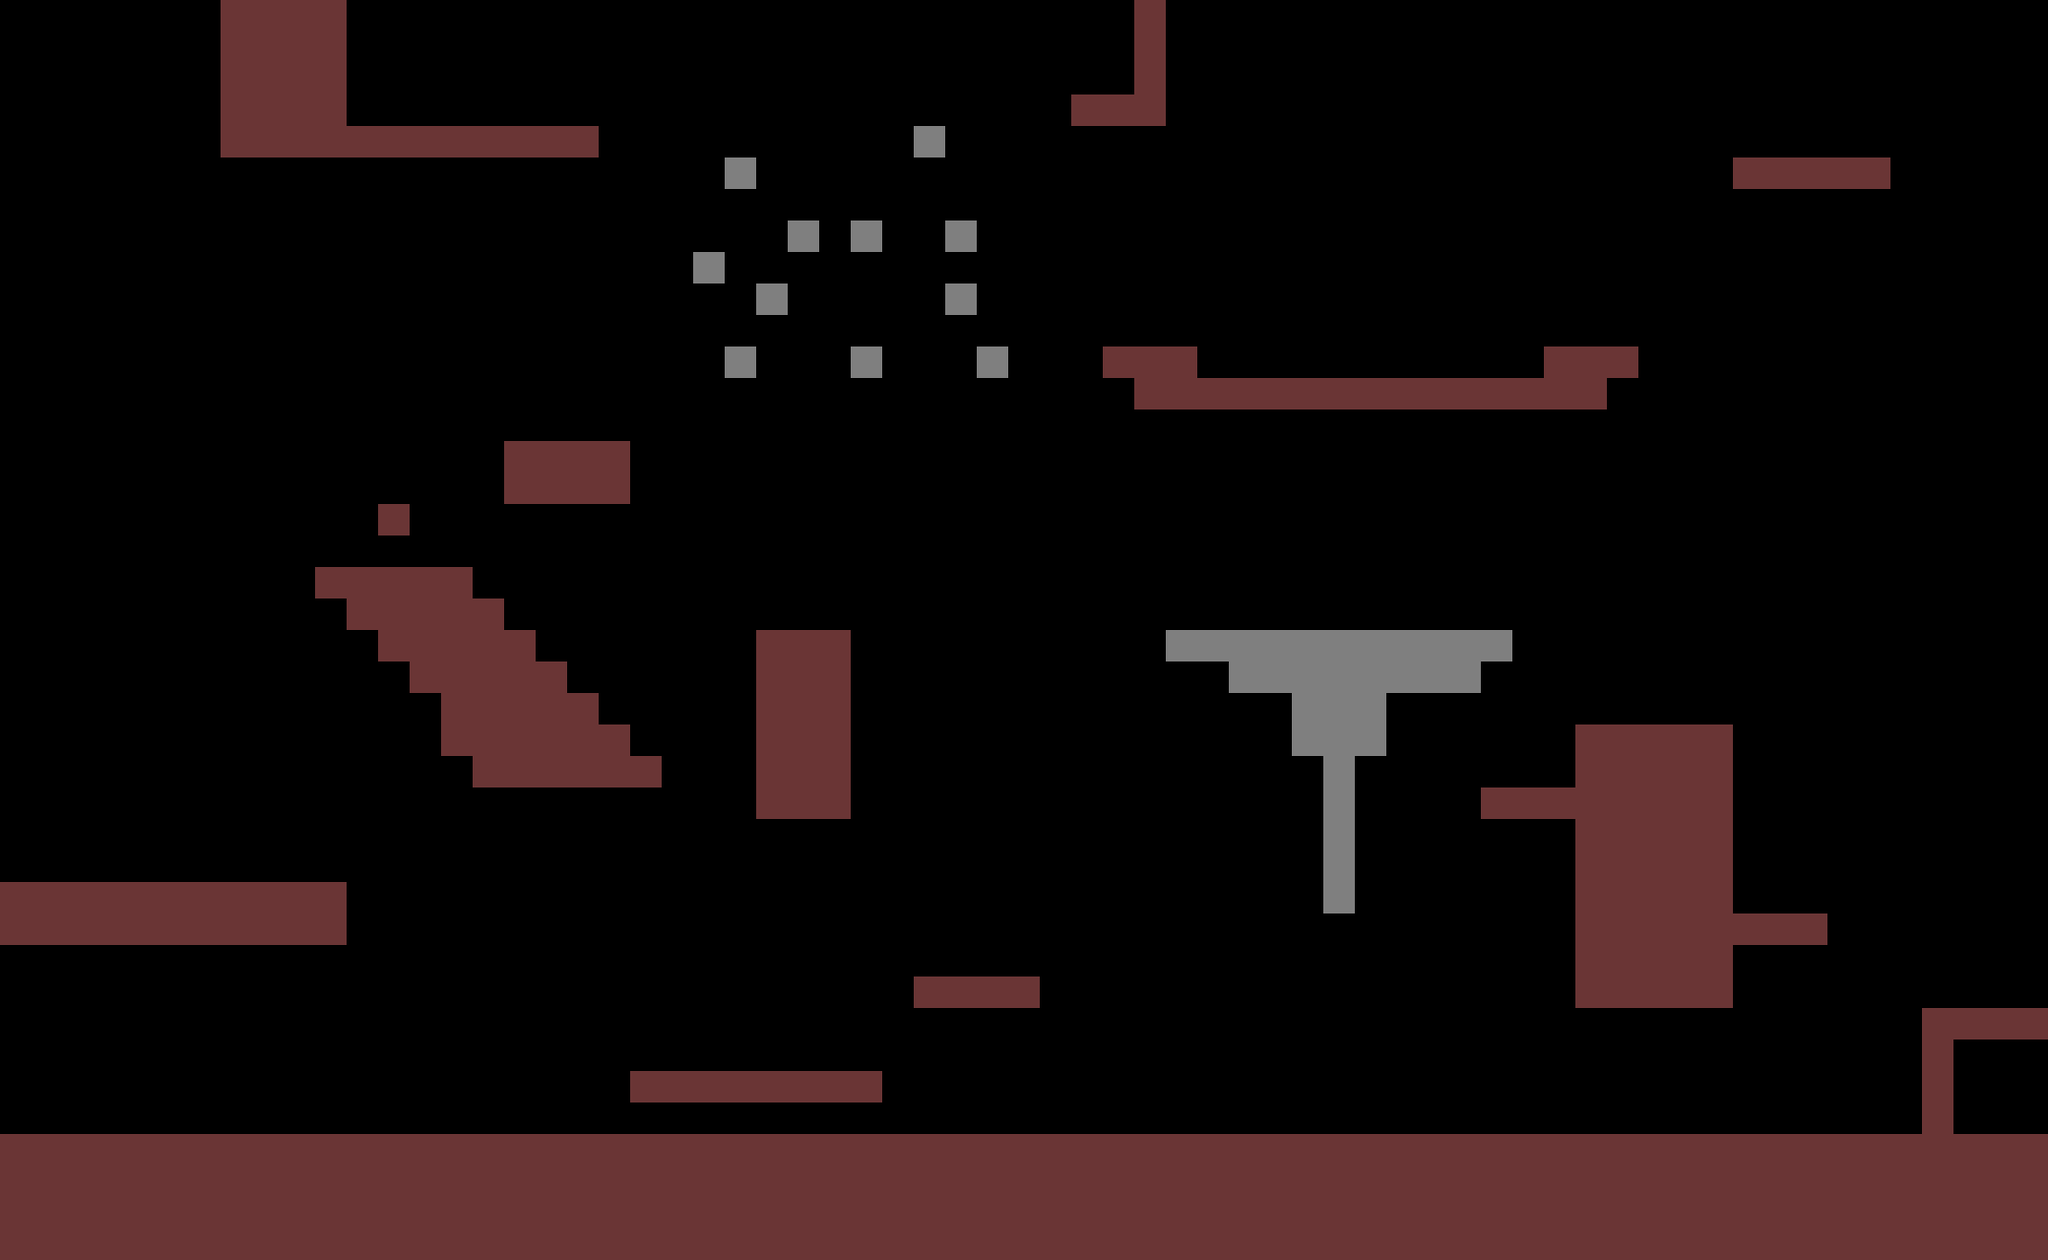

Rendered tile map (Tiled .tmx) drawn with the repository's tilesets; below, a short description and the full map source, tile grids included:
An orthogonal 65x40 tile map with 32x32 px tiles, 1 tile layer (World).

<map version="1.2" tiledversion="1.2.1" orientation="orthogonal" renderorder="right-down" width="65" height="40" tilewidth="32" tileheight="32" infinite="0" nextlayerid="2" nextobjectid="1">
 <tileset firstgid="1" name="world_tails" tilewidth="32" tileheight="32" tilecount="2" columns="2">
  <image source="world_tails.png" width="64" height="32" />
  <tile id="0">
   <properties>
    <property name="collides" type="bool" value="true" />
   </properties>
  </tile>
  <tile id="1">
   <properties>
    <property name="collides" type="bool" value="true" />
   </properties>
  </tile>
 </tileset>
 <layer id="1" name="World" width="65" height="40">
  <data encoding="csv">
0,0,0,0,0,0,0,1,1,1,1,0,0,0,0,0,0,0,0,0,0,0,0,0,0,0,0,0,0,0,0,0,0,0,0,0,1,0,0,0,0,0,0,0,0,0,0,0,0,0,0,0,0,0,0,0,0,0,0,0,0,0,0,0,0,
0,0,0,0,0,0,0,1,1,1,1,0,0,0,0,0,0,0,0,0,0,0,0,0,0,0,0,0,0,0,0,0,0,0,0,0,1,0,0,0,0,0,0,0,0,0,0,0,0,0,0,0,0,0,0,0,0,0,0,0,0,0,0,0,0,
0,0,0,0,0,0,0,1,1,1,1,0,0,0,0,0,0,0,0,0,0,0,0,0,0,0,0,0,0,0,0,0,0,0,0,0,1,0,0,0,0,0,0,0,0,0,0,0,0,0,0,0,0,0,0,0,0,0,0,0,0,0,0,0,0,
0,0,0,0,0,0,0,1,1,1,1,0,0,0,0,0,0,0,0,0,0,0,0,0,0,0,0,0,0,0,0,0,0,0,1,1,1,0,0,0,0,0,0,0,0,0,0,0,0,0,0,0,0,0,0,0,0,0,0,0,0,0,0,0,0,
0,0,0,0,0,0,0,1,1,1,1,1,1,1,1,1,1,1,1,0,0,0,0,0,0,0,0,0,0,2,0,0,0,0,0,0,0,0,0,0,0,0,0,0,0,0,0,0,0,0,0,0,0,0,0,0,0,0,0,0,0,0,0,0,0,
0,0,0,0,0,0,0,0,0,0,0,0,0,0,0,0,0,0,0,0,0,0,0,2,0,0,0,0,0,0,0,0,0,0,0,0,0,0,0,0,0,0,0,0,0,0,0,0,0,0,0,0,0,0,0,1,1,1,1,1,0,0,0,0,0,
0,0,0,0,0,0,0,0,0,0,0,0,0,0,0,0,0,0,0,0,0,0,0,0,0,0,0,0,0,0,0,0,0,0,0,0,0,0,0,0,0,0,0,0,0,0,0,0,0,0,0,0,0,0,0,0,0,0,0,0,0,0,0,0,0,
0,0,0,0,0,0,0,0,0,0,0,0,0,0,0,0,0,0,0,0,0,0,0,0,0,2,0,2,0,0,2,0,0,0,0,0,0,0,0,0,0,0,0,0,0,0,0,0,0,0,0,0,0,0,0,0,0,0,0,0,0,0,0,0,0,
0,0,0,0,0,0,0,0,0,0,0,0,0,0,0,0,0,0,0,0,0,0,2,0,0,0,0,0,0,0,0,0,0,0,0,0,0,0,0,0,0,0,0,0,0,0,0,0,0,0,0,0,0,0,0,0,0,0,0,0,0,0,0,0,0,
0,0,0,0,0,0,0,0,0,0,0,0,0,0,0,0,0,0,0,0,0,0,0,0,2,0,0,0,0,0,2,0,0,0,0,0,0,0,0,0,0,0,0,0,0,0,0,0,0,0,0,0,0,0,0,0,0,0,0,0,0,0,0,0,0,
0,0,0,0,0,0,0,0,0,0,0,0,0,0,0,0,0,0,0,0,0,0,0,0,0,0,0,0,0,0,0,0,0,0,0,0,0,0,0,0,0,0,0,0,0,0,0,0,0,0,0,0,0,0,0,0,0,0,0,0,0,0,0,0,0,
0,0,0,0,0,0,0,0,0,0,0,0,0,0,0,0,0,0,0,0,0,0,0,2,0,0,0,2,0,0,0,2,0,0,0,1,1,1,0,0,0,0,0,0,0,0,0,0,0,1,1,1,0,0,0,0,0,0,0,0,0,0,0,0,0,
0,0,0,0,0,0,0,0,0,0,0,0,0,0,0,0,0,0,0,0,0,0,0,0,0,0,0,0,0,0,0,0,0,0,0,0,1,1,1,1,1,1,1,1,1,1,1,1,1,1,1,0,0,0,0,0,0,0,0,0,0,0,0,0,0,
0,0,0,0,0,0,0,0,0,0,0,0,0,0,0,0,0,0,0,0,0,0,0,0,0,0,0,0,0,0,0,0,0,0,0,0,0,0,0,0,0,0,0,0,0,0,0,0,0,0,0,0,0,0,0,0,0,0,0,0,0,0,0,0,0,
0,0,0,0,0,0,0,0,0,0,0,0,0,0,0,0,1,1,1,1,0,0,0,0,0,0,0,0,0,0,0,0,0,0,0,0,0,0,0,0,0,0,0,0,0,0,0,0,0,0,0,0,0,0,0,0,0,0,0,0,0,0,0,0,0,
0,0,0,0,0,0,0,0,0,0,0,0,0,0,0,0,1,1,1,1,0,0,0,0,0,0,0,0,0,0,0,0,0,0,0,0,0,0,0,0,0,0,0,0,0,0,0,0,0,0,0,0,0,0,0,0,0,0,0,0,0,0,0,0,0,
0,0,0,0,0,0,0,0,0,0,0,0,1,0,0,0,0,0,0,0,0,0,0,0,0,0,0,0,0,0,0,0,0,0,0,0,0,0,0,0,0,0,0,0,0,0,0,0,0,0,0,0,0,0,0,0,0,0,0,0,0,0,0,0,0,
0,0,0,0,0,0,0,0,0,0,0,0,0,0,0,0,0,0,0,0,0,0,0,0,0,0,0,0,0,0,0,0,0,0,0,0,0,0,0,0,0,0,0,0,0,0,0,0,0,0,0,0,0,0,0,0,0,0,0,0,0,0,0,0,0,
0,0,0,0,0,0,0,0,0,0,1,1,1,1,1,0,0,0,0,0,0,0,0,0,0,0,0,0,0,0,0,0,0,0,0,0,0,0,0,0,0,0,0,0,0,0,0,0,0,0,0,0,0,0,0,0,0,0,0,0,0,0,0,0,0,
0,0,0,0,0,0,0,0,0,0,0,1,1,1,1,1,0,0,0,0,0,0,0,0,0,0,0,0,0,0,0,0,0,0,0,0,0,0,0,0,0,0,0,0,0,0,0,0,0,0,0,0,0,0,0,0,0,0,0,0,0,0,0,0,0,
0,0,0,0,0,0,0,0,0,0,0,0,1,1,1,1,1,0,0,0,0,0,0,0,1,1,1,0,0,0,0,0,0,0,0,0,0,2,2,2,2,2,2,2,2,2,2,2,0,0,0,0,0,0,0,0,0,0,0,0,0,0,0,0,0,
0,0,0,0,0,0,0,0,0,0,0,0,0,1,1,1,1,1,0,0,0,0,0,0,1,1,1,0,0,0,0,0,0,0,0,0,0,0,0,2,2,2,2,2,2,2,2,0,0,0,0,0,0,0,0,0,0,0,0,0,0,0,0,0,0,
0,0,0,0,0,0,0,0,0,0,0,0,0,0,1,1,1,1,1,0,0,0,0,0,1,1,1,0,0,0,0,0,0,0,0,0,0,0,0,0,0,2,2,2,0,0,0,0,0,0,0,0,0,0,0,0,0,0,0,0,0,0,0,0,0,
0,0,0,0,0,0,0,0,0,0,0,0,0,0,1,1,1,1,1,1,0,0,0,0,1,1,1,0,0,0,0,0,0,0,0,0,0,0,0,0,0,2,2,2,0,0,0,0,0,0,1,1,1,1,1,0,0,0,0,0,0,0,0,0,0,
0,0,0,0,0,0,0,0,0,0,0,0,0,0,0,1,1,1,1,1,1,0,0,0,1,1,1,0,0,0,0,0,0,0,0,0,0,0,0,0,0,0,2,0,0,0,0,0,0,0,1,1,1,1,1,0,0,0,0,0,0,0,0,0,0,
0,0,0,0,0,0,0,0,0,0,0,0,0,0,0,0,0,0,0,0,0,0,0,0,1,1,1,0,0,0,0,0,0,0,0,0,0,0,0,0,0,0,2,0,0,0,0,1,1,1,1,1,1,1,1,0,0,0,0,0,0,0,0,0,0,
0,0,0,0,0,0,0,0,0,0,0,0,0,0,0,0,0,0,0,0,0,0,0,0,0,0,0,0,0,0,0,0,0,0,0,0,0,0,0,0,0,0,2,0,0,0,0,0,0,0,1,1,1,1,1,0,0,0,0,0,0,0,0,0,0,
0,0,0,0,0,0,0,0,0,0,0,0,0,0,0,0,0,0,0,0,0,0,0,0,0,0,0,0,0,0,0,0,0,0,0,0,0,0,0,0,0,0,2,0,0,0,0,0,0,0,1,1,1,1,1,0,0,0,0,0,0,0,0,0,0,
1,1,1,1,1,1,1,1,1,1,1,0,0,0,0,0,0,0,0,0,0,0,0,0,0,0,0,0,0,0,0,0,0,0,0,0,0,0,0,0,0,0,2,0,0,0,0,0,0,0,1,1,1,1,1,0,0,0,0,0,0,0,0,0,0,
1,1,1,1,1,1,1,1,1,1,1,0,0,0,0,0,0,0,0,0,0,0,0,0,0,0,0,0,0,0,0,0,0,0,0,0,0,0,0,0,0,0,0,0,0,0,0,0,0,0,1,1,1,1,1,1,1,1,0,0,0,0,0,0,0,
0,0,0,0,0,0,0,0,0,0,0,0,0,0,0,0,0,0,0,0,0,0,0,0,0,0,0,0,0,0,0,0,0,0,0,0,0,0,0,0,0,0,0,0,0,0,0,0,0,0,1,1,1,1,1,0,0,0,0,0,0,0,0,0,0,
0,0,0,0,0,0,0,0,0,0,0,0,0,0,0,0,0,0,0,0,0,0,0,0,0,0,0,0,0,1,1,1,1,0,0,0,0,0,0,0,0,0,0,0,0,0,0,0,0,0,1,1,1,1,1,0,0,0,0,0,0,0,0,0,0,
0,0,0,0,0,0,0,0,0,0,0,0,0,0,0,0,0,0,0,0,0,0,0,0,0,0,0,0,0,0,0,0,0,0,0,0,0,0,0,0,0,0,0,0,0,0,0,0,0,0,0,0,0,0,0,0,0,0,0,0,0,1,1,1,1,
0,0,0,0,0,0,0,0,0,0,0,0,0,0,0,0,0,0,0,0,0,0,0,0,0,0,0,0,0,0,0,0,0,0,0,0,0,0,0,0,0,0,0,0,0,0,0,0,0,0,0,0,0,0,0,0,0,0,0,0,0,1,0,0,0,
0,0,0,0,0,0,0,0,0,0,0,0,0,0,0,0,0,0,0,0,1,1,1,1,1,1,1,1,0,0,0,0,0,0,0,0,0,0,0,0,0,0,0,0,0,0,0,0,0,0,0,0,0,0,0,0,0,0,0,0,0,1,0,0,0,
0,0,0,0,0,0,0,0,0,0,0,0,0,0,0,0,0,0,0,0,0,0,0,0,0,0,0,0,0,0,0,0,0,0,0,0,0,0,0,0,0,0,0,0,0,0,0,0,0,0,0,0,0,0,0,0,0,0,0,0,0,1,0,0,0,
1,1,1,1,1,1,1,1,1,1,1,1,1,1,1,1,1,1,1,1,1,1,1,1,1,1,1,1,1,1,1,1,1,1,1,1,1,1,1,1,1,1,1,1,1,1,1,1,1,1,1,1,1,1,1,1,1,1,1,1,1,1,1,1,1,
1,1,1,1,1,1,1,1,1,1,1,1,1,1,1,1,1,1,1,1,1,1,1,1,1,1,1,1,1,1,1,1,1,1,1,1,1,1,1,1,1,1,1,1,1,1,1,1,1,1,1,1,1,1,1,1,1,1,1,1,1,1,1,1,1,
1,1,1,1,1,1,1,1,1,1,1,1,1,1,1,1,1,1,1,1,1,1,1,1,1,1,1,1,1,1,1,1,1,1,1,1,1,1,1,1,1,1,1,1,1,1,1,1,1,1,1,1,1,1,1,1,1,1,1,1,1,1,1,1,1,
1,1,1,1,1,1,1,1,1,1,1,1,1,1,1,1,1,1,1,1,1,1,1,1,1,1,1,1,1,1,1,1,1,1,1,1,1,1,1,1,1,1,1,1,1,1,1,1,1,1,1,1,1,1,1,1,1,1,1,1,1,1,1,1,1
</data>
 </layer>
</map>